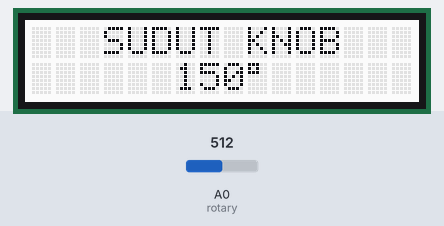
The sketch below on a simulated Arduino Uno, built with avr-gcc and run on an emulated ATmega328P. Parts: 16×2 character LCD. The test bench sets the inputs (shaded band); at power-on: A0 (rotary) = 512.

Above: at 1.2 s.
1.3 s: A0 (rotary) set to 39
At 2.5 s:
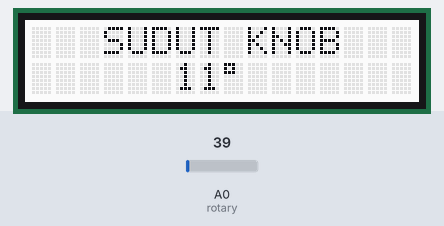
2.8 s: A0 (rotary) set to 32
At 3.7 s:
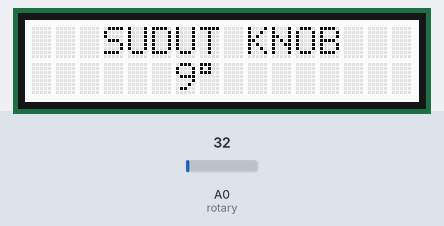
4.3 s: A0 (rotary) set to 0
At 4.8 s:
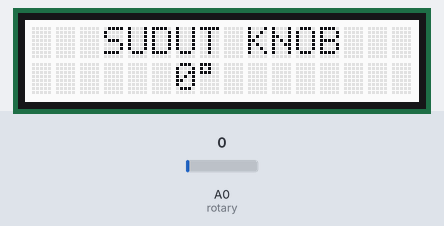
Timing chart, 0 to 7.3 s (numbered marks = the images above; inputs shaded):
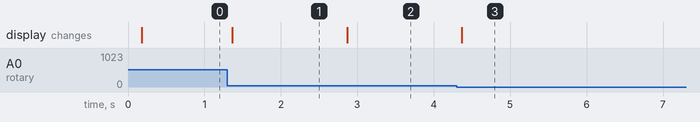

Measured:
- after the input at 1.3 s, the display: changes after 0.06 s (image 1)
- after the input at 2.8 s, the display: changes after 0.07 s (image 2)
- after the input at 4.3 s, the display: changes after 0.06 s (image 3)

The sketch:

Knob_Degree_With_LCD_Display.ino
```cpp
/*===============KNOB DEGREE WITH LCD DISPLAY==================
  Dibuat Oleh Tim Digiware
  =============================================================
  Konfigurasi Pin:
  |------------------------------------------------|
  |                            | Arduino Base HAT  |
  |------------------------------------------------|
  |Grove - LCD 16x2            |         I2C       |
  |Grove - Rotary Angle Sensor |         A0        |
  |------------------------------------------------|
*/
#include <Wire.h>
#include "rgb_lcd.h"
rgb_lcd lcd;

#define rotary A0

void setup() {
  pinMode(rotary, INPUT);
  lcd.begin(16,2);
}

void loop() {

  int bacaSudut = analogRead(rotary);
  int sudut = map(bacaSudut, 0, 1023, 0, 300);
  lcd.setCursor(6, 1);
  lcd.print(sudut);
  lcd.write(B11011111);
  lcd.print(" ");
  //lcd.print(" derajat ");
  //lcd.clear();
  delay(100);

  lcd.setCursor(3, 0);
  lcd.print("SUDUT KNOB");
  delay(100);

}
```
